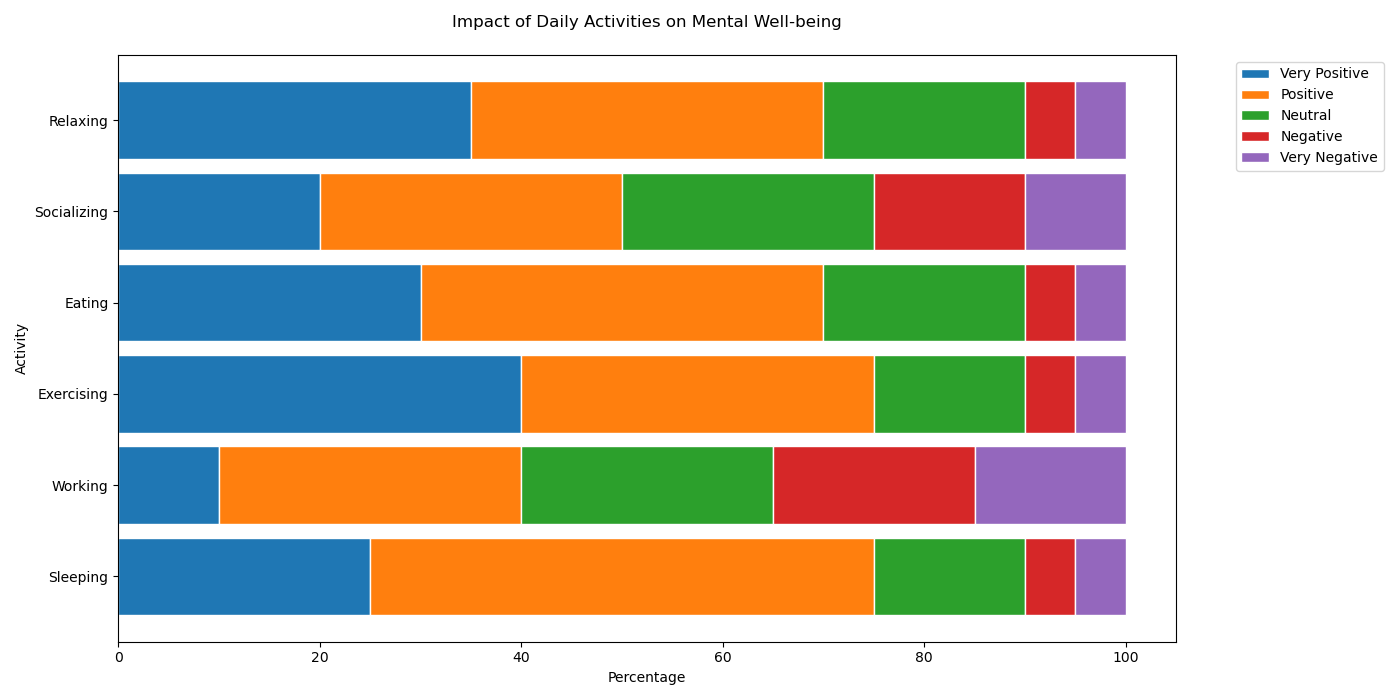

The script that drew this image:

import matplotlib.pyplot as plt
import numpy as np

# Data
activities = ["Sleeping", "Working", "Exercising", "Eating", "Socializing", "Relaxing"]
very_positive = np.array([25, 10, 40, 30, 20, 35])
positive = np.array([50, 30, 35, 40, 30, 35])
neutral = np.array([15, 25, 15, 20, 25, 20])
negative = np.array([5, 20, 5, 5, 15, 5])
very_negative = np.array([5, 15, 5, 5, 10, 5])

# Stack data for percentage stacked bar chart
totals = very_positive + positive + neutral + negative + very_negative
very_positive_perc = very_positive / totals * 100
positive_perc = positive / totals * 100
neutral_perc = neutral / totals * 100
negative_perc = negative / totals * 100
very_negative_perc = very_negative / totals * 100

bar_width = 0.85

# Plotting
fig, ax = plt.subplots(figsize=(14, 7))

# Horizontal bar chart
bars1 = ax.barh(activities, very_positive_perc, color='#1f77b4', edgecolor='white', height=bar_width, label='Very Positive')
bars2 = ax.barh(activities, positive_perc, left=very_positive_perc, color='#ff7f0e', edgecolor='white', height=bar_width, label='Positive')
bars3 = ax.barh(activities, neutral_perc, left=very_positive_perc + positive_perc, color='#2ca02c', edgecolor='white', height=bar_width, label='Neutral')
bars4 = ax.barh(activities, negative_perc, left=very_positive_perc + positive_perc + neutral_perc, color='#d62728', edgecolor='white', height=bar_width, label='Negative')
bars5 = ax.barh(activities, very_negative_perc, left=very_positive_perc + positive_perc + neutral_perc + negative_perc, color='#9467bd', edgecolor='white', height=bar_width, label='Very Negative')

# Title and labels
plt.title('Impact of Daily Activities on Mental Well-being', pad=20)
ax.set_xlabel('Percentage')
ax.set_ylabel('Activity')

# Legend
plt.legend(bbox_to_anchor=(1.05, 1), loc='upper left')

# Show plot
plt.tight_layout()
plt.show()
